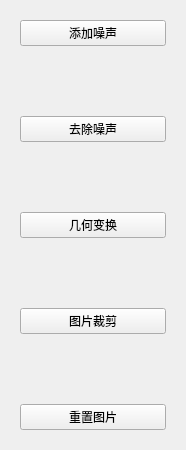
                  <widget class="QWidget" name="page">
                   <property name="geometry">
                    <rect>
                     <x>0</x>
                     <y>0</y>
                     <width>186</width>
                     <height>450</height>
                    </rect>
                   </property>
                   <attribute name="label">
                    <string>图片预处理</string>
                   </attribute>
                   <layout class="QHBoxLayout" name="horizontalLayout_2">
                    <item>
                     <widget class="QWidget" name="widget" native="true">
                      <layout class="QVBoxLayout" name="verticalLayout_2">
                       <item>
                        <widget class="QPushButton" name="addnoisebtn">
                         <property name="sizePolicy">
                          <sizepolicy hsizetype="Minimum" vsizetype="Fixed">
                           <horstretch>0</horstretch>
                           <verstretch>4</verstretch>
                          </sizepolicy>
                         </property>
                         <property name="text">
                          <string>添加噪声</string>
                         </property>
                         <property name="iconSize">
                          <size>
                           <width>16</width>
                           <height>16</height>
                          </size>
                         </property>
                        </widget>
                       </item>
                       <item>
                        <spacer name="verticalSpacer_2">
                         <property name="orientation">
                          <enum>Qt::Vertical</enum>
                         </property>
                         <property name="sizeHint" stdset="0">
                          <size>
                           <width>20</width>
                           <height>32</height>
                          </size>
                         </property>
                        </spacer>
                       </item>
                       <item>
                        <widget class="QPushButton" name="reducenoisebtn">
                         <property name="sizePolicy">
                          <sizepolicy hsizetype="Minimum" vsizetype="Fixed">
                           <horstretch>0</horstretch>
                           <verstretch>4</verstretch>
                          </sizepolicy>
                         </property>
                         <property name="minimumSize">
                          <size>
                           <width>10</width>
                           <height>0</height>
                          </size>
                         </property>
                         <property name="text">
                          <string>去除噪声</string>
                         </property>
                        </widget>
                       </item>
                       <item>
                        <spacer name="verticalSpacer_5">
                         <property name="orientation">
                          <enum>Qt::Vertical</enum>
                         </property>
                         <property name="sizeHint" stdset="0">
                          <size>
                           <width>20</width>
                           <height>40</height>
                          </size>
                         </property>
                        </spacer>
                       </item>
                       <item>
                        <widget class="QPushButton" name="geotransbtn">
                         <property name="text">
                          <string>几何变换</string>
                         </property>
                        </widget>
                       </item>
                       <item>
                        <spacer name="verticalSpacer_3">
                         <property name="orientation">
                          <enum>Qt::Vertical</enum>
                         </property>
                         <property name="sizeHint" stdset="0">
                          <size>
                           <width>20</width>
                           <height>40</height>
                          </size>
                         </property>
                        </spacer>
                       </item>
                       <item>
                        <widget class="QPushButton" name="imagecropbtn">
                         <property name="text">
                          <string>图片裁剪</string>
                         </property>
                        </widget>
                       </item>
                       <item>
                        <spacer name="verticalSpacer_4">
                         <property name="orientation">
                          <enum>Qt::Vertical</enum>
                         </property>
                         <property name="sizeHint" stdset="0">
                          <size>
                           <width>20</width>
                           <height>40</height>
                          </size>
                         </property>
                        </spacer>
                       </item>
                       <item>
                        <widget class="QPushButton" name="resetbtn_1">
                         <property name="maximumSize">
                          <size>
                           <width>5000</width>
                           <height>50</height>
                          </size>
                         </property>
                         <property name="text">
                          <string>重置图片</string>
                         </property>
                        </widget>
                       </item>
                      </layout>
                     </widget>
                    </item>
                   </layout>
                  </widget>
